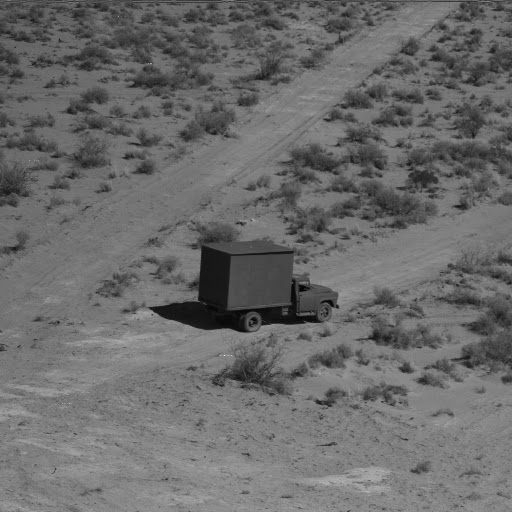
#> input picture images/truck.jpg, 512 x 512 px, found by its file name; its folder holds only this picture in this run
$ python cannyedgedetctor.py   (Python 2 division)
#> lines starting #> are read from the running program, lines starting #| are printed output that depends on the picture
### helper.py
import matplotlib.pyplot as plt
import cv2
import numpy as np
from os import listdir

"""
Specify the Image directory(should only contain the images
and one other directory named 'output' to save output images)
"""
image_dir = ".\\images\\"

def read_images(source_path):
    '''
    read the image in a specific directory
    :param source_path: path to the directory contains images
    :return: a list of image objects
    '''
#> called with source_path = '.\\images\\'
    imgs = []
    files = []
    for file in listdir(source_path):
        print(file)
        if 'output' in file:
            pass
        else:
            img = cv2.imread(source_path + file)
#> img is the input picture: shape (512, 512, 3); min 0, max 248, mean 107.1
            imgs.append(img)
            files.append(file)
    print( files)
    return imgs, files

def convolution(image, kernel):
    image_height = image.shape[0]
    image_width  = image.shape[1]

    kernel_height = kernel.shape[0]
    kernel_width = kernel.shape[1]

    height = (kernel_height - 1) / 2
    width = (kernel_width - 1) / 2

    output = np.zeros((image_height, image_width))

    for i in np.arange(height, image_height - height):
        for j in np.arange(width, image_width - width):
            sum = 0
            for k in np.arange(-height, height+1):
                for l in np.arange(-width, width+1):
                    a = image[i+k, j+l]
                    p = kernel[height+k, width+l]
                    sum += (p * a)
            output[i, j] = sum

    return output


def gaussian_filter(img):
    """
    Returns a smoothed image with a 7 x 7 Gaussian filter for the input image
    """
    gaussian_kernel = (1.0/140) * np.array(
                        [[1 ,1 ,2 ,2 ,2 ,1 ,1],
                         [1 ,2 ,2 ,4 ,2 ,2 ,1],
                         [2 ,2 ,4 ,8 ,4 ,2 ,2],
                         [2 ,4 ,8 ,16,8 ,4 ,2],
                         [2 ,2 ,4 ,8 ,4 ,2 ,2],
                         [1 ,2 ,2 ,4 ,2 ,2 ,1],
                         [1 ,1 ,2 ,2 ,2 ,1 ,1]])

    s = sum(sum(gaussian_kernel))
    print(s)
    print("Running Smoothing operation using a 7 x 7 Gaussian Kernel")

    after7x7Smoothning = np.copy(img)

    for i in range(3,len(img)-3):
        for j in range(3,len(img[i])-3):
            after7x7Smoothning[i][j] = (sum(map(sum, (gaussian_kernel * after7x7Smoothning[i-3:i+4,j-3:j+4]))))

    print("DONE")
    return after7x7Smoothning

def greyscale_Image(rgb):
    """
    Returns a gray scale version of the input image
    """
    r, g, b = rgb[:,:,0], rgb[:,:,1], rgb[:,:,2]
    gray = 0.2989 * r + 0.5870 * g + 0.1140 * b

    return gray

def gradient(img):
    """
    Returns the normalized horizonal and vertical gradient for the input image
    """
    prewitt_hor = np.array([[-1 ,0 ,1],
                            [-1 ,0 ,1],
                            [-1 ,0 ,1]])

    prewitt_ver = np.array([[-1 ,-1 ,-1],
                            [ 0 , 0 , 0],
                            [ 1 , 1 , 1]])

    hor_gradient = np.copy(img)
    print("Running horizonal gradient operation using prewitt_hor Kernel")
    hor_gradient = convolution(hor_gradient, prewitt_hor)
    print("DONE")

    ver_gradient = np.copy(img)
    print("Running vertical gradient operation using prewitt_ver Kernel")
    ver_gradient = convolution(ver_gradient, prewitt_ver)
    print("DONE")

    return hor_gradient, ver_gradient

def NMsuppression(img, grad_h, grad_v, grad_m):

    height = img.shape[0]
    width = img.shape[1]

    angle = np.arctan2(grad_v, grad_h)

    quantized_angle = (np.round(angle * (5.0 / np.pi) + 5 )) % 5
    supressed_grad_m = grad_m.copy()

    print("Running Non Maxima Suppression operation on gradient magnitude")
    for i in range(height):
        for j in range(width):
            if i == 0 or i == height - 1 or j == 0 or j == width - 1:
                supressed_grad_m[i, j] = 0

            qa = quantized_angle[i, j] % 4

            if qa == 0: # 0 -> E-W (horizontal)
                if supressed_grad_m[i, j] <= supressed_grad_m[i, j-1] or supressed_grad_m[i, j] <= supressed_grad_m[i, j+1]:
                    supressed_grad_m[i, j] = 0

            if qa == 1: # 1 -> NE SW
                if supressed_grad_m[i, j] <= supressed_grad_m[i-1, j+1] or supressed_grad_m[i, j] <= supressed_grad_m[i+1, j-1]:
                    supressed_grad_m[i, j] = 0

            if qa == 2: # 2 -> N-S (vertical)
                if supressed_grad_m[i, j] <= supressed_grad_m[i-1, j] or supressed_grad_m[i, j] <= supressed_grad_m[i+1, j]:
                    supressed_grad_m[i, j] = 0

            if qa == 3: # 3 -> NW SE
                if supressed_grad_m[i, j] <= supressed_grad_m[i-1, j-1] or supressed_grad_m[i, j] <= supressed_grad_m[i+1, j+1]:
                    supressed_grad_m[i, j] = 0
    print("DONE")
    return supressed_grad_m

def thresholding(img, thresholdValue):
    img_copy = np.copy(img)
    for i in range(img.shape[0]):
        for j in range(img.shape[1]):
            if img_copy[i, j] < thresholdValue: img_copy[i, j] = 0
    return img_copy

def ptile(img, p):
    height = img.shape[0]
    width = img.shape[1]

    gray_val = []

    for i in range(height):
        for j in range(width):
            if img[i, j] > 0.0:
                gray_val.append(img[i, j])
    print ("Length of Gray value list : "+str(len(gray_val)))
    gray_val.sort(reverse=True)
    # print(gray_val[:100])
    idx = int((p/float(100)) * len(gray_val))
    print ("Chosen index from gray value list : "+str(idx))
    print ("Total no. of edges detected for p = "+str(p)+" : "+str(len(gray_val[:idx+1])))
    print ("Chosen gray level value for this p value : "+str(gray_val[idx]))
    return gray_val[idx]

def save(images, names):
    """
    Takes 2 lists
        images : list of images as numpy arrays
        names  : list of names as a string
    """
    for i in range(len(names)):
        # print("saving : "+names[i])
        print(names[i])

        cv2.imwrite(image_dir+'output/'+str(names[i])+' image.png', images[i])

# [13 lines left out: function show, not called in this run]

### cannyedgedetctor.py
import cv2
import numpy as np
from helper import *


if __name__== "__main__":
    """
    Specify the Image directory(should only contain the images
    and one other directory named 'output' to save output images)
    """
    image_dir = ".\\images\\"

    """ Read the Image """
    images, filename = read_images(image_dir)
#> images = 1 item; filename = ['truck.jpg']
    for i in range(len(images)):
        img = images[i]
        img = np.array(img, dtype=float)
        name = filename[i]
        print("\n################### "+name+" ###################\n")

        """ Conver to grayscale """
        gray_img = greyscale_Image(img)

        """ Gaussian filtering/smoothing operation """
        smooth_img = gaussian_filter(gray_img)

        # cv2 version for comparison
        # cv2_smooth_img = cv2.GaussianBlur(gray_img, (7, 7), 0)

        """ Computing horizontal and vertical gradients for the smoothed image """
        horizontal_gradient_img, vertical_gradient_img = gradient(smooth_img)

        """ Compute the gradient magnitude """
        gradient_magnitude_img = np.sqrt(np.power(horizontal_gradient_img, 2)/6.0 + np.power(vertical_gradient_img, 2)/6.0)

        """ Non Maxima Suppression """
        NNMsuppressed_img = NMsuppression(smooth_img, horizontal_gradient_img, vertical_gradient_img , gradient_magnitude_img)

        """ Normalizing for the range -> 0 - 255 """
        normalized_gradient_magnitude_img =(gradient_magnitude_img / np.max(gradient_magnitude_img)) * 255
        normalized_horizontal_gradient_img, normalized_vertical_gradient_img = horizontal_gradient_img/6.0, vertical_gradient_img/6.0
        normalized_NNMsuppressed_img = (NNMsuppressed_img / np.max(NNMsuppressed_img)) * 255

        """ Save Images """
        save([img, gray_img,
                smooth_img,
                normalized_horizontal_gradient_img,
                normalized_vertical_gradient_img,
                normalized_gradient_magnitude_img,
                normalized_NNMsuppressed_img],
                ["Original "+name+" ",
                "Gray "+name+" ",
                "Smoothed "+name+" ",
                "Horizontal Gradient "+name+" ",
                "Vertical Gradient "+name+" ",
                "Gradient Magnitude "+name+" ",
                "Non-Maxima Suppressed "+name+" "])

        # show([img, gray_img,
        #         smooth_img,
        #         normalized_horizontal_gradient_img,
        #         normalized_vertical_gradient_img,
        #         normalized_gradient_magnitude_img,
        #         normalized_NNMsuppressed_img,
        #         threshold_img],
        #         ["Original "+name+" ",
        #         "Gray "+name+" ",
        #         "Smoothed "+name+" ",
        #         "Horizontal Gradient "+name+" ",
        #         "Vertical Gradient "+name+" ",
        #         "Gradient Magnitude "+name+" ",
        #         "Non-Maxima Suppressed "+name+" ",
        #         "Threshold_"+str(p)+" "+name+" "])

        """ Thresholding """
        for p in [10, 30, 50]:
            print("P = "+str(p))
            T = ptile(normalized_NNMsuppressed_img, p)
            threshold_img = thresholding(normalized_NNMsuppressed_img, T)
            """ Show/Save Images """
            save([threshold_img],
                ["Threshold_"+str(p)+" "+name+" "])
#> this loop made 1 pass
#> (name, s in gaussian_filter, prewitt_hor in gradient, prewitt_ver in gradient) on pass 1: ('truck.jpg', 1, [[-1, 0, 1], [-1, 0, 1], [-1, 0, 1]], [[-1, -1, -1], [0, 0, 0], [1, 1, 1]])
#> (printed output is left out)
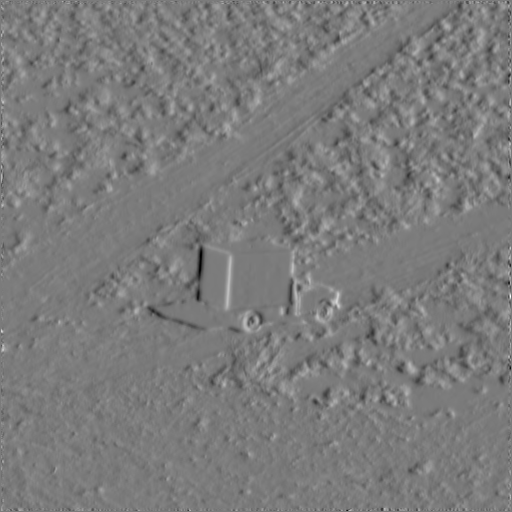
#> horizontal_gradient_img: shape (512, 512) float64; min -133.8, max 142, mean 0; drawn with min black and max white
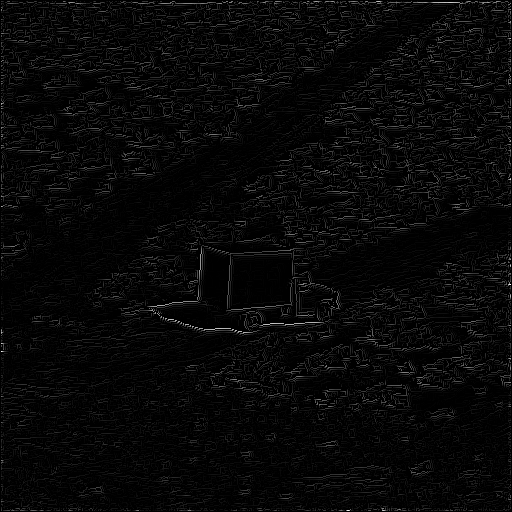
#> normalized_NNMsuppressed_img: shape (512, 512) float64; min 0, max 255, mean 8.2
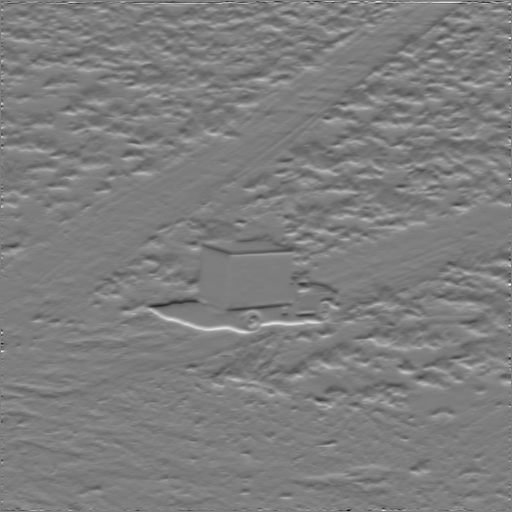
#> vertical_gradient_img: shape (512, 512) float64; min -211, max 216, mean 0.6; drawn with min black and max white
